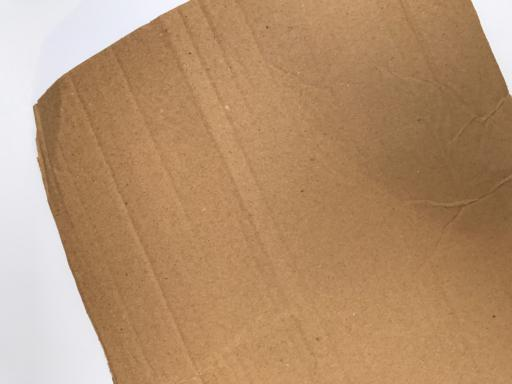
#> input picture Trash-Classification-System-main/Trash-Classification-System-main/garbage_classification/cardboard/cardboard125.jpg, 512 x 384 px; its folder holds 4 pictures in this run
$ python train_model.py
#> lines starting #> are read from the running program, lines starting #| are printed output that depends on the picture
### Trash-Classification-System-main/Trash-Classification-System-main/feature_extraction.py
import cv2
import numpy as np
from skimage.feature import hog, local_binary_pattern

IMAGE_SIZE = (96, 96)


def apply_white_balance(image):
    image_float = image.astype(np.float32)

    b_avg = np.mean(image_float[:, :, 0])
    g_avg = np.mean(image_float[:, :, 1])
    r_avg = np.mean(image_float[:, :, 2])

    avg = (b_avg + g_avg + r_avg) / 3.0

    image_float[:, :, 0] *= avg / (b_avg + 1e-7)
    image_float[:, :, 1] *= avg / (g_avg + 1e-7)
    image_float[:, :, 2] *= avg / (r_avg + 1e-7)

    return np.clip(image_float, 0, 255).astype(np.uint8)


def create_fast_mask(image):
    gray = cv2.cvtColor(image, cv2.COLOR_BGR2GRAY)
    hsv = cv2.cvtColor(image, cv2.COLOR_BGR2HSV)

    saturation = hsv[:, :, 1]
    value = hsv[:, :, 2]

    mask_dark = gray < 245
    mask_saturated = saturation > 25
    mask_not_white = value < 248

    mask = np.logical_or(mask_dark, mask_saturated)
    mask = np.logical_or(mask, mask_not_white)
    mask = mask.astype(np.uint8) * 255

    blurred = cv2.GaussianBlur(gray, (5, 5), 0)
    edges = cv2.Canny(blurred, 35, 120)
    edges = cv2.dilate(edges, np.ones((3, 3), np.uint8), iterations=1)

    mask = cv2.bitwise_or(mask, edges)

    kernel = np.ones((3, 3), np.uint8)
    mask = cv2.morphologyEx(mask, cv2.MORPH_CLOSE, kernel, iterations=2)
    mask = cv2.morphologyEx(mask, cv2.MORPH_OPEN, kernel, iterations=1)

    return mask


def preprocess_image(image):
    image = apply_white_balance(image)
    resized = cv2.resize(image, (160, 160))

    mask = create_fast_mask(resized)

    contours, _ = cv2.findContours(
        mask,
        cv2.RETR_EXTERNAL,
        cv2.CHAIN_APPROX_SIMPLE
    )

    valid_contours = [
        contour for contour in contours
        if cv2.contourArea(contour) > 80
    ]

    if len(valid_contours) == 0:
        cropped = cv2.resize(resized, IMAGE_SIZE)
        cropped_mask = cv2.resize(mask, IMAGE_SIZE)
        return cropped, cropped_mask

    x_min = 160
    y_min = 160
    x_max = 0
    y_max = 0

    for contour in valid_contours:
        x, y, w, h = cv2.boundingRect(contour)

        x_min = min(x_min, x)
        y_min = min(y_min, y)
        x_max = max(x_max, x + w)
        y_max = max(y_max, y + h)

    padding = 12

    x_min = max(0, x_min - padding)
    y_min = max(0, y_min - padding)
    x_max = min(160, x_max + padding)
    y_max = min(160, y_max + padding)

    cropped = resized[y_min:y_max, x_min:x_max]
    cropped_mask = mask[y_min:y_max, x_min:x_max]

    if cropped.size == 0:
        cropped = resized
        cropped_mask = mask

    cropped = cv2.resize(cropped, IMAGE_SIZE)
    cropped_mask = cv2.resize(cropped_mask, IMAGE_SIZE)

    return cropped, cropped_mask


def extract_hog_features(cropped):
    gray = cv2.cvtColor(cropped, cv2.COLOR_BGR2GRAY)

    clahe = cv2.createCLAHE(clipLimit=2.0, tileGridSize=(8, 8))
    gray = clahe.apply(gray)

    features = hog(
        gray,
        orientations=9,
        pixels_per_cell=(8, 8),
        cells_per_block=(2, 2),
        block_norm="L2-Hys",
        transform_sqrt=True,
        feature_vector=True
    )

    return features.astype(np.float32)


def extract_color_histogram(cropped, mask):
    hsv = cv2.cvtColor(cropped, cv2.COLOR_BGR2HSV)
    lab = cv2.cvtColor(cropped, cv2.COLOR_BGR2LAB)

    if np.sum(mask > 0) < 80:
        mask = None

    hsv_h = cv2.calcHist([hsv], [0], mask, [32], [0, 180])
    hsv_s = cv2.calcHist([hsv], [1], mask, [32], [0, 256])
    hsv_v = cv2.calcHist([hsv], [2], mask, [32], [0, 256])

    hsv_h = cv2.normalize(hsv_h, hsv_h).flatten()
    hsv_s = cv2.normalize(hsv_s, hsv_s).flatten()
    hsv_v = cv2.normalize(hsv_v, hsv_v).flatten()

    lab_l = cv2.calcHist([lab], [0], mask, [16], [0, 256])
    lab_a = cv2.calcHist([lab], [1], mask, [16], [0, 256])
    lab_b = cv2.calcHist([lab], [2], mask, [16], [0, 256])

    lab_l = cv2.normalize(lab_l, lab_l).flatten()
    lab_a = cv2.normalize(lab_a, lab_a).flatten()
    lab_b = cv2.normalize(lab_b, lab_b).flatten()

    h, w = hsv.shape[:2]

    regions = [
        hsv[:h // 2, :],
        hsv[h // 2:, :],
        hsv[:, :w // 2],
        hsv[:, w // 2:]
    ]

    spatial_features = []

    for region in regions:
        region_h = cv2.calcHist([region], [0], None, [12], [0, 180])
        region_s = cv2.calcHist([region], [1], None, [12], [0, 256])
        region_v = cv2.calcHist([region], [2], None, [12], [0, 256])

        region_h = cv2.normalize(region_h, region_h).flatten()
        region_s = cv2.normalize(region_s, region_s).flatten()
        region_v = cv2.normalize(region_v, region_v).flatten()

        spatial_features.extend(region_h)
        spatial_features.extend(region_s)
        spatial_features.extend(region_v)

    features = np.concatenate([
        hsv_h,
        hsv_s,
        hsv_v,
        lab_l,
        lab_a,
        lab_b,
        np.array(spatial_features, dtype=np.float32)
    ])

    return features.astype(np.float32)


def extract_lbp_features(cropped):
    gray = cv2.cvtColor(cropped, cv2.COLOR_BGR2GRAY)

    radius = 1
    points = 8 * radius

    lbp = local_binary_pattern(
        gray,
        points,
        radius,
        method="uniform"
    )

    hist, _ = np.histogram(
        lbp.ravel(),
        bins=np.arange(0, points + 3),
        range=(0, points + 2)
    )

    hist = hist.astype(np.float32)
    hist = hist / (hist.sum() + 1e-7)

    return hist


def extract_shape_features(cropped, mask):
    contours, _ = cv2.findContours(
        mask,
        cv2.RETR_EXTERNAL,
        cv2.CHAIN_APPROX_SIMPLE
    )

    valid_contours = [
        contour for contour in contours
        if cv2.contourArea(contour) > 40
    ]

    if len(valid_contours) == 0:
        return np.zeros(12, dtype=np.float32)

    largest = max(valid_contours, key=cv2.contourArea)

    area = cv2.contourArea(largest)
    perimeter = cv2.arcLength(largest, True)

    x, y, w, h = cv2.boundingRect(largest)

    image_area = IMAGE_SIZE[0] * IMAGE_SIZE[1]
    bbox_area = w * h

    area_ratio = area / image_area
    bbox_ratio = bbox_area / image_area
    aspect_ratio = w / (h + 1e-7)
    extent = area / (bbox_area + 1e-7)
    perimeter_ratio = perimeter / (2 * (IMAGE_SIZE[0] + IMAGE_SIZE[1]))
    width_ratio = w / IMAGE_SIZE[0]
    height_ratio = h / IMAGE_SIZE[1]

    hull = cv2.convexHull(largest)
    hull_area = cv2.contourArea(hull)
    solidity = area / (hull_area + 1e-7)

    gray = cv2.cvtColor(cropped, cv2.COLOR_BGR2GRAY)
    hsv = cv2.cvtColor(cropped, cv2.COLOR_BGR2HSV)

    mask_bool = mask > 0

    if np.sum(mask_bool) < 40:
        mask_bool = np.ones(mask.shape, dtype=bool)

    mean_gray = np.mean(gray[mask_bool]) / 255.0
    mean_saturation = np.mean(hsv[:, :, 1][mask_bool]) / 255.0
    mean_value = np.mean(hsv[:, :, 2][mask_bool]) / 255.0

    features = np.array([
        area_ratio,
        bbox_ratio,
        aspect_ratio,
        extent,
        perimeter_ratio,
        width_ratio,
        height_ratio,
        solidity,
        mean_gray,
        mean_saturation,
        mean_value,
        area_ratio * height_ratio
    ], dtype=np.float32)

    return features

def extract_features_from_image(image):

    cropped, mask = preprocess_image(
        image
    )

    hog_features = extract_hog_features(
        cropped
    )

    color_features = extract_color_histogram(
        cropped,
        mask
    )

    lbp_features = extract_lbp_features(
        cropped
    )

    shape_features = extract_shape_features(
        cropped,
        mask
    )

    # Feature weighting

    hog_features *= 1.2

    lbp_features *= 1.2

    color_features *= 0.15

    shape_features *= 2.0

    combined = np.concatenate([

        hog_features,

        color_features,

        lbp_features,

        shape_features

    ])

    return combined.astype(
        np.float32
    )

# [67 lines left out: functions extract_features_from_path, extract_object_cues, not called in this run]

### Trash-Classification-System-main/Trash-Classification-System-main/train_model.py
import os
import joblib
import cv2
import numpy as np

from pathlib import Path
from tqdm import tqdm

from sklearn.model_selection import train_test_split
from sklearn.preprocessing import StandardScaler
from sklearn.metrics import classification_report
from sklearn.metrics import confusion_matrix
from sklearn.metrics import accuracy_score

from xgboost import XGBClassifier

from feature_extraction import extract_features_from_image

DATASET_DIR = Path(
    "trash_project/dataset/final"
)

MODEL_PATH = "model/trash_xgboost_model.pkl"

CLASSES = [
    "cardboard",
    "glass",
    "metal",
    "paper",
    "plastic",
    "trash"
]

def augment_image(image):

    augmented = [image]

    augmented.append(
        cv2.convertScaleAbs(
            image,
            alpha=1.15,
            beta=15
        )
    )

    augmented.append(
        cv2.convertScaleAbs(
            image,
            alpha=0.85,
            beta=-15
        )
    )

    h, w = image.shape[:2]

    for angle in [-15, -10, 10, 15]:

        matrix = cv2.getRotationMatrix2D(
            (w // 2, h // 2),
            angle,
            1.0
        )

        rotated = cv2.warpAffine(
            image,
            matrix,
            (w, h),
            borderMode=cv2.BORDER_REFLECT
        )

        augmented.append(rotated)

    return augmented

def load_dataset():

    X = []
    y = []

    for class_id, class_name in enumerate(CLASSES):

        class_folder = (
            DATASET_DIR /
            class_name
        )

        image_files = list(
            class_folder.glob("*")
        )

        print(
            f"{class_name}: "
            f"{len(image_files)}"
        )

        for image_file in tqdm(image_files):

            image = cv2.imread(
                str(image_file)
            )
#> image is the input picture: shape (384, 512, 3); mean B, G, R 111.4, 145.6, 181.4

            if image is None:
                continue

            try:

                for aug_image in augment_image(image):

#> in augment_image, `h, w = image.shape[:2]`: h = 384; w = 512
                    features = extract_features_from_image(
                    aug_image
                    )
#> this loop made 7 passes
#> pass 1, in preprocess_image, `image = apply_white_balance(image)`:
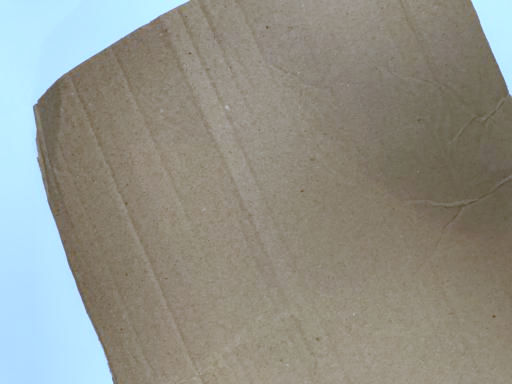
#> image: shape (384, 512, 3); mean of channels 0, 1, 2 137, 145.6, 145.6; drawn as B, G, R
#> pass 1, in preprocess_image, `resized = cv2.resize(image, (160, 160))`:
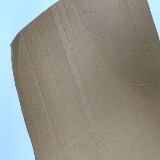
#> resized: shape (160, 160, 3); mean of channels 0, 1, 2 137, 145.5, 145.6; drawn as B, G, R
#> pass 1, in create_fast_mask, `gray = cv2.cvtColor(image, cv2.COLOR_BGR2GRAY)`:
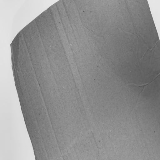
#> gray: shape (160, 160); min 84, max 233, mean 144.5

                X.append(features)

                y.append(class_id)

            except Exception:

                continue

    return (
        np.array(X, dtype=np.float32),
        np.array(y)
    )


def main():

    print(
        "Loading dataset..."
    )

    X, y = load_dataset()

    print(
        "\nDataset shape:"
    )

    print(X.shape)
#| (4, 4666)

    scaler = StandardScaler()

    X = scaler.fit_transform(X)

    X_train, X_test, y_train, y_test = (
        train_test_split(
            X,
            y,
            test_size=0.2,
            stratify=y,
            random_state=42
        )
    )

    model = XGBClassifier(

    n_estimators=300,

    max_depth=6,

    learning_rate=0.05,

    subsample=0.85,

    colsample_bytree=0.85,

    min_child_weight=2,

    gamma=0.1,

    reg_alpha=0.05,

    reg_lambda=1.0,

    objective="multi:softprob",

    num_class=len(CLASSES),

    random_state=42,

    tree_method="hist",

    n_jobs=-1
)

    print(
        "\nTraining..."
    )

    model.fit(
        X_train,
        y_train
    )

    predictions = model.predict(
        X_test
    )

    accuracy = accuracy_score(
    y_test,
    predictions
    )

    print(
    f"\nAccuracy: {accuracy * 100:.2f}%"
    )

    print(
        "\nClassification Report:"
    )

    print(
        classification_report(
            y_test,
            predictions,
            target_names=CLASSES
        )
    )

    print(
        "\nConfusion Matrix:"
    )

    print(
        confusion_matrix(
            y_test,
            predictions
        )
    )

    os.makedirs(
        "model",
        exist_ok=True
    )

    joblib.dump({

        "model": model,

        "classes": CLASSES,

        "scaler": scaler

    }, MODEL_PATH)

    print(
        "\nModel saved:"
    )

    print(
        MODEL_PATH
    )


if __name__ == "__main__":
    main()
#> (the call stopped at in main, `model = XGBClassifier(  n_estimators=300,  max_depth=6,  learning_rate..`: xgboost is not available in this run)
